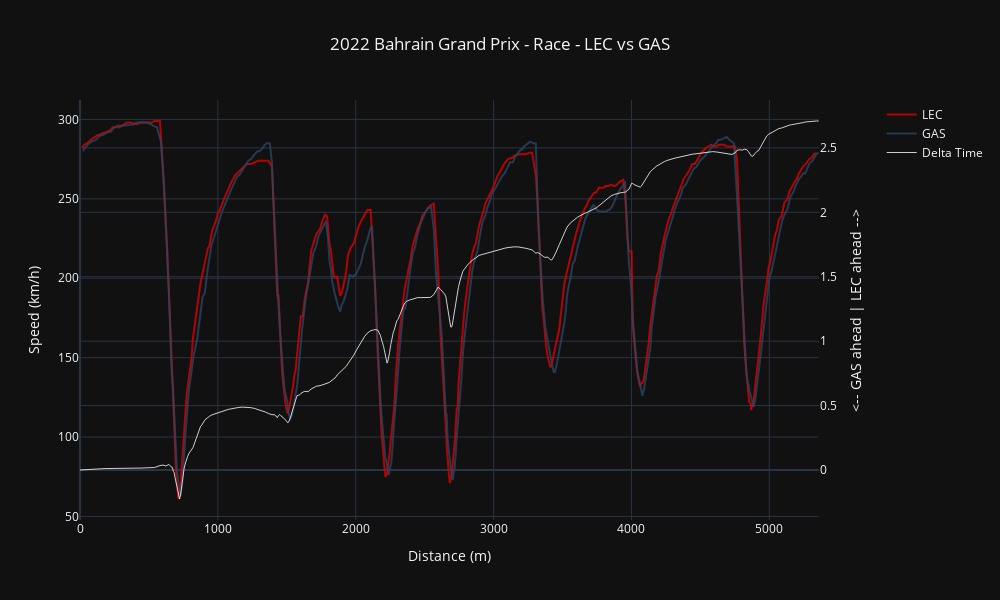

Source (notebook cell):
### Code cell
hovertemplate_speed = 'Speed: %{y} km/h'+'<br>Distance: %{x} meters'
hovertemplate_gear = 'Gear: %{y}'+'<br>Distance: %{x} meters'
fig = make_subplots(specs=[[{"secondary_y": True}]])

fig.add_trace(go.Scatter(x=car_data_1['Distance'], y=car_data_1['Speed'], name=driver_1, line_color=ff1.plotting.driver_color(driver_1), hovertemplate = hovertemplate_speed, opacity=0.8), secondary_y=False)
fig.add_trace(go.Scatter(x=car_data_2['Distance'], y=car_data_2['Speed'], name=driver_2, line_color=ff1.plotting.driver_color(driver_2), hovertemplate = hovertemplate_speed, opacity=0.8), secondary_y=False)
fig.add_trace(go.Scatter(x=ref_tel['Distance'], y=delta_time, line_color='white', name='Delta Time', hovertemplate = 'Delta Time: %{y:.3f} sec', opacity=0.8, line_width=1), secondary_y=True)

fig.update_yaxes(title_text="Speed (km/h)", secondary_y=False)
fig.update_yaxes(title_text=f"<-- {driver_2} ahead | {driver_1} ahead -->", secondary_y=True)
fig.update_layout(width=1000, height=600, title_text=plot_title, xaxis_title='Distance (m)', title_x=0.5)
fig.show()

### Figure 1 — Plotly figure (JSON) as saved in the notebook; plotly's stock layout.template omitted (floating-point values rounded to 4 significant figures; data arrays with more than 128 entries replaced by an {"elided": "..."} marker saying what was removed)
{"data": [{"hovertemplate": "Speed: %{y} km/h<br>Distance: %{x} meters", "line": {"color": "#dc0000"}, "name": "LEC", "opacity": 0.8, "type": "scatter", "x": {"elided": "351 int values"}, "xaxis": "x", "y": {"elided": "351 int values"}, "yaxis": "y"}, {"hovertemplate": "Speed: %{y} km/h<br>Distance: %{x} meters", "line": {"color": "#2b4562"}, "name": "GAS", "opacity": 0.8, "type": "scatter", "x": {"elided": "354 int values"}, "xaxis": "x", "y": {"elided": "354 int values"}, "yaxis": "y"}, {"hovertemplate": "Delta Time: %{y:.3f} sec", "line": {"color": "white", "width": 1}, "name": "Delta Time", "opacity": 0.8, "type": "scatter", "x": {"elided": "353 float values"}, "xaxis": "x", "y": {"elided": "353 float values"}, "yaxis": "y2"}], "layout": {"height": 600, "title": {"text": "2022 Bahrain Grand Prix - Race - LEC vs GAS", "x": 0.5}, "width": 1000, "xaxis": {"anchor": "y", "domain": [0, 0.94], "title": {"text": "Distance (m)"}}, "yaxis": {"anchor": "x", "domain": [0, 1], "title": {"text": "Speed (km/h)"}}, "yaxis2": {"anchor": "x", "overlaying": "y", "side": "right", "title": {"text": "<-- GAS ahead | LEC ahead -->"}}}}
